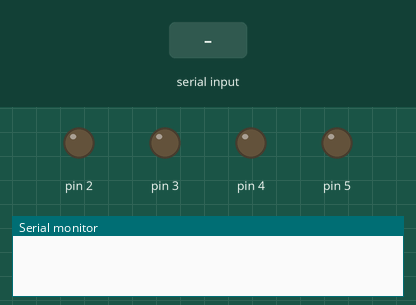
Simulated run of this sketch. Board: Arduino Uno, built with avr-gcc and run on an emulated ATmega328P. Parts: output pins drawn as LEDs (lit = HIGH), the last lines printed to the serial monitor. Inputs (shaded band) come from the test bench.

Above: at 1.2 s.
1.3 s: "1" received over Serial
At 2.5 s:
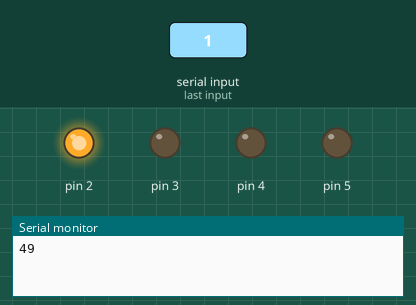
2.8 s: "2" received over Serial
At 3.7 s:
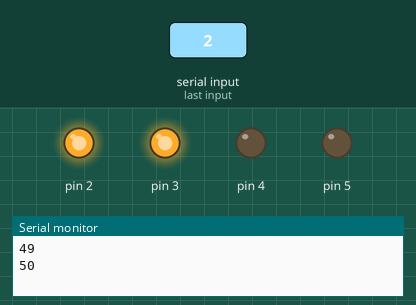
4.3 s: "3" received over Serial
At 4.9 s:
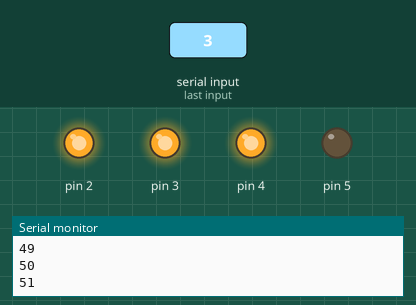
5.8 s: "4" received over Serial
At 7.0 s:
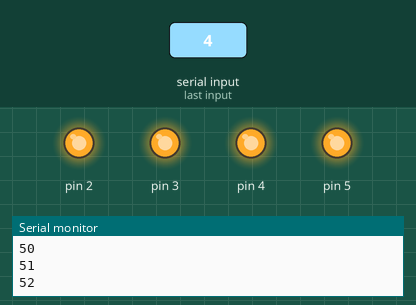
7.3 s: "1" received over Serial
At 8.4 s:
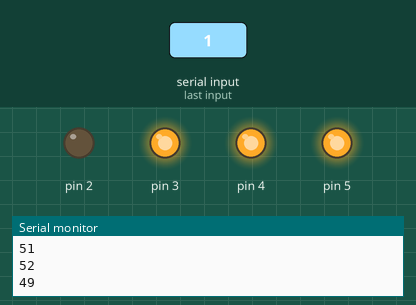
8.8 s: "2" received over Serial
At 9.5 s:
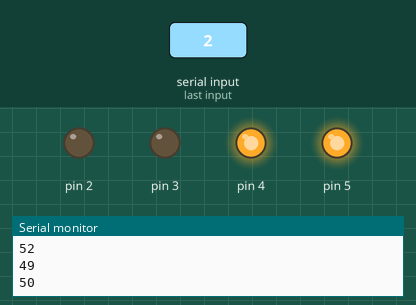
Timing chart, 0 to 11.3 s (numbered marks = the images above; inputs shaded):
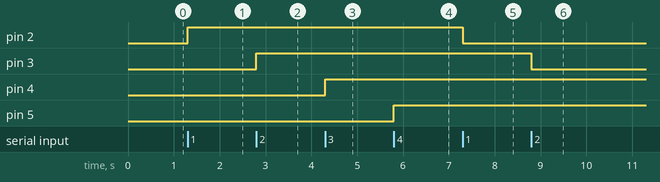

Measured:
- after the input at 1.3 s, pin 2: LOW → HIGH at once
- after the input at 2.8 s, pin 3: LOW → HIGH at once
- after the input at 4.3 s, pin 4: LOW → HIGH at once
- after the input at 5.8 s, pin 5: LOW → HIGH at once
- after the input at 7.3 s, pin 2: HIGH → LOW at once
- after the input at 8.8 s, pin 3: HIGH → LOW at once

The sketch:

Practica12.ino
```cpp
int valor;
bool rojo, azul, verde, buzz;

void setup() {
  // put your setup code here, to run once:
  Serial.begin(9600);
  pinMode(2,OUTPUT);
  pinMode(3,OUTPUT);
  pinMode(4,OUTPUT);
  pinMode(5,OUTPUT);
  azul=false;
  rojo=false;
  verde=false;
  buzz=false;
}

void limpiar(){
  digitalWrite(2,LOW);
  digitalWrite(3,LOW);
  digitalWrite(4,LOW);
  digitalWrite(5,LOW);
}

void loop() {
  // put your main code here, to run repeatedly:
  if(Serial.available()>0){
    valor=Serial.read();
    Serial.println(valor);

  if(valor==49){
    rojo=!rojo;
    digitalWrite(2,rojo);
  }

  if(valor==50){
    verde=!verde;
    digitalWrite(3,verde);
  }

  if(valor==51){
    azul=!azul;
    digitalWrite(4,azul);
  }

  if(valor==52)
    buzz=!buzz;
    digitalWrite(5,buzz);
  }
}
```
